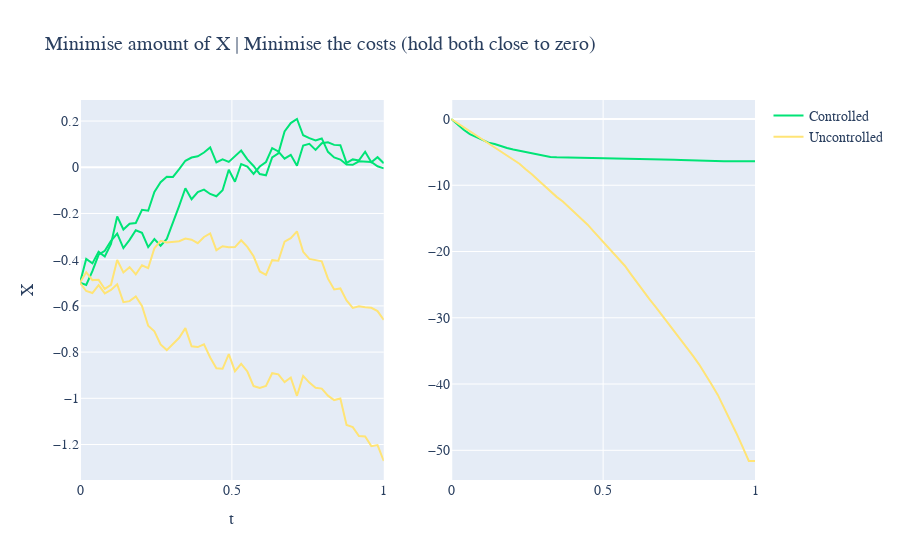

The notebook cell saved with this chart:
### Markdown cell above
Let $(\Omega, \mathcal{F}, \{\mathcal{F}_t\}_{t\in [0, T]}, \mathbb{P})$. We consider
$$
\begin{cases}
dX_s = [H_sX_s + M_s u_s] ds + \sigma_s dW_s, \; s \in [0, T] \\
X_0 = x > 0
\end{cases},
$$

### Code cell
n = 50
c_xs = np.zeros((2, n))
c_xs[:, 0] = -0.5
uc_xs = np.zeros((2, n))
uc_xs[:, 0] = -0.5
dt = 1/n
ts = [t for t in np.linspace(0, 1, n)]
c_cum_cost = np.zeros(n)
uc_cum_cost = np.zeros(n)
for i in range(n-1):
    dW = np.sqrt(dt)*np.random.randn(2, 1)
    c = -np.expand_dims(solver.u(c_xs[0, i], c_xs[1, i], i*dt), axis=1)
    uc = (np.random.rand(2, 1)-0.5)*2
    c_xs[:, None, i+1] = c_xs[:, None, i] + (eq.H.numpy() @ c_xs[:, None, i] + eq.M.numpy() @ c)*dt + eq.σ*dW
    uc_xs[:, None, i+1] = uc_xs[:, None, i] + (eq.H.numpy() @ uc_xs[:, None, i] + eq.M.numpy() @ uc)*dt + eq.σ*dW
    c_cum_cost[i+1] = c_cum_cost[i] + c_xs[:, None, i].T @ eq.C.numpy() @ c_xs[:, None, i] + c.T @ eq.D.numpy() @ c
    uc_cum_cost[i+1] = uc_cum_cost[i] + uc_xs[:, None, i].T @ eq.C.numpy() @ uc_xs[:, None, i] + uc.T @ eq.D.numpy() @ uc

c_cum_cost[-1] = c_cum_cost[-2] #+ c_xs[:, None, -1].T @ eq.R.numpy() @ c_xs[:, None, -1]
uc_cum_cost[-1] = uc_cum_cost[-2] #+ uc_xs[:, None, -1].T @ eq.R.numpy() @ uc_xs[:, None, -1]
fig = make_subplots(rows=1, cols=2)
fig.add_trace(go.Scatter(x=ts, y=c_xs[0], mode='lines', name="Controlled", line=dict(color="#00e476")), row=1, col=1)
fig.add_trace(go.Scatter(x=ts, y=c_xs[1], mode='lines', showlegend=False, line=dict(color="#00e476")), row=1, col=1)
fig.add_trace(go.Scatter(x=ts, y=uc_xs[0], mode='lines', name="Uncontrolled", line=dict(color="#FFe476")), row=1, col=1)
fig.add_trace(go.Scatter(x=ts, y=uc_xs[1], mode='lines', showlegend=False, line=dict(color="#FFe476")), row=1, col=1)
fig.add_trace(go.Scatter(x=ts, y=c_cum_cost, mode='lines', showlegend=False, line=dict(color="#00e476")), row=1, col=2)
fig.add_trace(go.Scatter(x=ts, y=uc_cum_cost, mode='lines', showlegend=False, line=dict(color="#FFe476")), row=1, col=2)
fig.update_layout(
    title="Minimise amount of X | Minimise the costs (hold both close to zero)",
    xaxis_title="t",
    yaxis_title="X",
    font=dict(
        family="Courier New, monospace",
        size=14
    )
)
fig.show()
